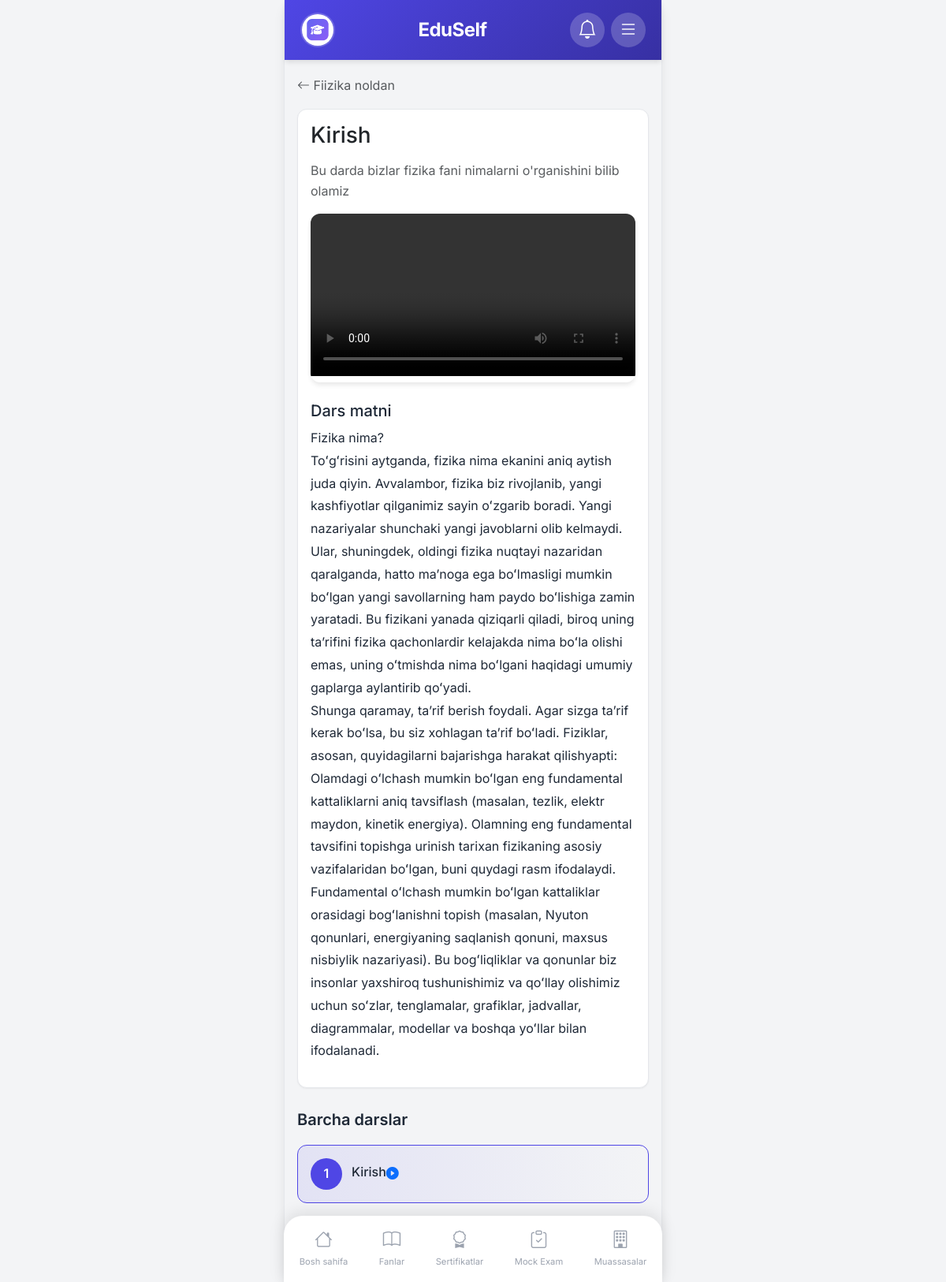
The page /courses/fiizika-noldan/lesson/1/ (signed in) on the database its author committed.
### accounts/models.py (models this page shows, shortened)
class User(AbstractUser):
    email = models.EmailField(unique=True)
    profile_image = models.ImageField(upload_to='profiles/', blank=True, null=True)
    bio = models.TextField(blank=True)
    created_at = models.DateTimeField(auto_now_add=True)
    updated_at = models.DateTimeField(auto_now=True)

### core/models.py (models this page shows, shortened)
class Course(models.Model):
    category = models.ForeignKey(CourseCategory, on_delete=models.CASCADE, related_name='courses', verbose_name="Kategoriya")
    title = models.CharField(max_length=300, verbose_name="Kurs nomi")
    slug = models.SlugField(max_length=300, unique=True, verbose_name="Slug")
    description = models.TextField(verbose_name="Tavsif")
    image = models.ImageField(upload_to='courses/', verbose_name="Kurs rasmi")
    instructor = models.CharField(max_length=200, verbose_name="O'qituvchi")
    duration = models.CharField(max_length=100, blank=True, verbose_name="Davomiyligi")
    level = models.CharField(max_length=50, choices=[
        ('beginner', 'Boshlang\'ich'),
        ('intermediate', 'O\'rta'),
        ('advanced', 'Yuqori')
    ], default='beginner', verbose_name="Daraja")
    price = models.DecimalField(max_digits=10, decimal_places=2, default=0, verbose_name="Narxi")
    is_free = models.BooleanField(default=False, verbose_name="Bepul")
    is_featured = models.BooleanField(default=False, verbose_name="Mashhur")
    is_active = models.BooleanField(default=True, verbose_name="Faol")
    order = models.PositiveIntegerField(default=0, verbose_name="Tartib")
    created_at = models.DateTimeField(auto_now_add=True)
    updated_at = models.DateTimeField(auto_now=True)
    class Meta:
        ordering = ['order', '-created_at']
        verbose_name = "Kurs"
        verbose_name_plural = "Kurslar"

class Lesson(models.Model):
    course = models.ForeignKey(Course, on_delete=models.CASCADE, related_name='lessons', verbose_name="Kurs")
    title = models.CharField(max_length=300, verbose_name="Dars nomi")
    description = models.TextField(verbose_name="Tavsif")
    content = models.TextField(verbose_name="Matnli ma'lumot")
    video_url = models.URLField(blank=True, verbose_name="Video URL (YouTube, Vimeo)")
    video_file = models.FileField(upload_to='lessons/videos/', blank=True, null=True, verbose_name="Video fayl")
    duration = models.CharField(max_length=50, blank=True, verbose_name="Davomiyligi")
    order = models.PositiveIntegerField(default=0, verbose_name="Tartib")
    is_free = models.BooleanField(default=False, verbose_name="Bepul dars")
    is_active = models.BooleanField(default=True, verbose_name="Faol")
    created_at = models.DateTimeField(auto_now_add=True)
    class Meta:
        ordering = ['order', 'created_at']
        verbose_name = "Dars"
        verbose_name_plural = "Darslar"

### core/views.py (the view)
# urls.py: path('courses/<slug:course_slug>/lesson/<int:lesson_id>/', views.lesson_detail_view, name='lesson_detail'),
@login_required
def lesson_detail_view(request, course_slug, lesson_id):
    course = get_object_or_404(Course, slug=course_slug, is_active=True)
    lesson = get_object_or_404(Lesson, id=lesson_id, course=course, is_active=True)
    is_enrolled = CourseEnrollment.objects.filter(
        user=request.user,
        course=course
    ).exists()
    if not is_enrolled and not lesson.is_free and not course.is_free:
        messages.error(request, "Bu darsni ko'rish uchun kursga yozilishingiz kerak.")
        return redirect('core:course_detail', slug=course_slug)
    all_lessons = course.lessons.filter(is_active=True)
    context = {
        'course': course,
        'lesson': lesson,
        'all_lessons': all_lessons,
        'is_enrolled': is_enrolled,
    }
    return render(request, 'core/lesson_detail.html', context)

### core/context_processors.py (called while the page is built)
def site_settings(request):
    try:
        settings = SiteSettings.objects.first()
    except:
        settings = None
    return {'site_settings': settings}

def notifications(request):
    if request.user.is_authenticated:
        user_notifications = Notification.objects.filter(
            user=request.user,
            is_read=False
        )
        global_notifications = Notification.objects.filter(
            is_global=True,
            is_read=False
        )
        all_notifications = (user_notifications | global_notifications).distinct().order_by('-created_at')[:10]
        unread_count = all_notifications.count()
    else:
        all_notifications = []
        unread_count = 0
    return {
        'notifications': all_notifications,
        'unread_notifications_count': unread_count
    }

### templates/core/lesson_detail.html (shortened to what this page needs)
{% extends 'base.html' %}
{% block content %}
<a href="{% url 'core:course_detail' course.slug %}" class="text-decoration-none text-muted mb-3 d-inline-block">
    <i class="bi bi-arrow-left"></i> {{ course.title }}
</a>
<div class="card mb-4">
    <div class="card-body">
        <h3 class="card-title mb-3">{{ lesson.title }}</h3>
        <p class="text-muted">{{ lesson.description }}</p>
        {% if lesson.video_url or lesson.video_file %}
        <div class="video-container mb-4">
            {% if lesson.video_url %}
            <div class="ratio ratio-16x9">
                <iframe src="{{ lesson.get_embed_url }}" allowfullscreen allow="accelerometer; autoplay; clipboard-write; encrypted-media; gyroscope; picture-in-picture"></iframe>
            </div>
            {% elif lesson.video_file %}
            <video controls class="w-100">
                <source src="{{ lesson.video_file.url }}" type="video/mp4">
            </video>
            {% endif %}
        </div>
        {% endif %}
        <div class="lesson-content">
            <h5>Dars matni</h5>
            {{ lesson.content|linebreaks }}
        </div>
    </div>
</div>
<div class="section-title">Barcha darslar</div>
<div class="lessons-list">
    {% for l in all_lessons %}
    <a href="{% if is_enrolled or l.is_free or course.is_free %}{% url 'core:lesson_detail' course.slug l.id %}{% else %}#{% endif %}"
       class="lesson-list-item {% if l.id == lesson.id %}active{% endif %} {% if not is_enrolled and not l.is_free and not course.is_free %}disabled{% endif %}">
        <div class="d-flex align-items-center">
            <div class="lesson-number">{{ forloop.counter }}</div>
            <div class="flex-grow-1">
                <div class="lesson-list-title">{{ l.title }}</div>
            </div>
            {% if l.id == lesson.id %}
            <i class="bi bi-play-circle-fill text-primary"></i>
            {% elif not is_enrolled and not l.is_free and not course.is_free %}
            <i class="bi bi-lock text-muted"></i>
            {% else %}
            <i class="bi bi-play-circle text-muted"></i>
            {% endif %}
        </div>
    </a>
    {% endfor %}
</div>
{% endblock %}

### templates/base.html (shortened to what this page needs)
<!DOCTYPE html>
<html lang="uz">
<head>
    {% load static %}
    <link href="https://cdn.jsdelivr.net/npm/bootstrap@5.3.2/dist/css/bootstrap.min.css" rel="stylesheet">
    <link rel="stylesheet" href="https://cdn.jsdelivr.net/npm/bootstrap-icons@1.11.1/font/bootstrap-icons.css">
    <link rel="stylesheet" href="{% static 'css/style.css' %}">
</head>
<body>
    <div class="app-container">
        <header class="app-header">
            <div class="header-left">
                {% if user.is_authenticated %}
                <a href="{% url 'accounts:profile' %}" class="profile-btn">
                    {% if user.profile_image %}
                    <img src="{{ user.profile_image.url }}" alt="Profile" class="profile-img">
                    {% else %}
                    <i class="bi bi-person-circle"></i>
                    {% endif %}
                </a>
                {% else %}
                <a href="{% url 'accounts:login' %}" class="profile-btn">
                    <i class="bi bi-person-circle"></i>
                </a>
                {% endif %}
            </div>
            <div class="header-center">
                <a href="{% url 'core:home' %}" class="logo-text">EduSelf</a>
            </div>
            <div class="header-right">
                {% if user.is_authenticated %}
                <button class="notification-btn" type="button" data-bs-toggle="offcanvas" data-bs-target="#notificationMenu">
                    <i class="bi bi-bell"></i>
                </button>
                {% endif %}
                <button class="menu-btn" type="button" data-bs-toggle="offcanvas" data-bs-target="#sideMenu">
                    <i class="bi bi-list"></i>
                </button>
            </div>
        </header>
        <main class="app-content">
            {% block content %}{% endblock %}
        </main>
        <nav class="bottom-nav">
            <a href="{% url 'core:home' %}" class="nav-item {% if request.resolver_match.url_name == 'home' %}active{% endif %}">
                <i class="bi bi-house"></i>
                <span>Bosh sahifa</span>
            </a>
            <a href="{% url 'core:subjects' %}" class="nav-item {% if 'subjects' in request.path or 'topics' in request.path or 'tests' in request.path %}active{% endif %}">
                <i class="bi bi-book"></i>
                <span>Fanlar</span>
            </a>
            <a href="{% url 'core:certificates' %}" class="nav-item {% if 'certificates' in request.path or 'cert' in request.path %}active{% endif %}">
                <i class="bi bi-award"></i>
                <span>Sertifikatlar</span>
            </a>
            <a href="{% url 'core:mock_exams' %}" class="nav-item {% if 'mock' in request.path %}active{% endif %}">
                <i class="bi bi-clipboard-check"></i>
                <span>Mock Exam</span>
            </a>
            <a href="{% url 'core:institutions' %}" class="nav-item {% if 'institutions' in request.path %}active{% endif %}">
                <i class="bi bi-building"></i>
                <span>Muassasalar</span>
            </a>
        </nav>
    </div>
</body>
</html>

### static/css/style.css (style rules this page uses)
:root { --primary-color: #4F46E5; --primary-light: #818CF8; --primary-dark: #3730A3; --secondary-color: #10B981; --accent-color: #F59E0B; --danger-color: #EF4444; --background-color: #F3F4F6; --card-bg: #FFFFFF; --text-primary: #1F2937; --text-secondary: #6B7280; --text-muted: #9CA3AF; --border-color: #E5E7EB; --shadow-sm: 0 1px 2px 0 rgba(0, 0, 0, 0.05); --shadow-md: 0 4px 6px -1px rgba(0, 0, 0, 0.1); --shadow-lg: 0 10px 15px -3px rgba(0, 0, 0, 0.1); --radius-sm: 8px; --radius-md: 12px; --radius-lg: 16px; --radius-xl: 24px; }
* { margin: 0; padding: 0; box-sizing: border-box; }
body { font-family: 'Inter', -apple-system, BlinkMacSystemFont, sans-serif; background-color: var(--background-color); color: var(--text-primary); line-height: 1.6; -webkit-font-smoothing: antialiased; }
.app-container { max-width: 480px; margin: 0 auto; min-height: 100vh; background-color: var(--background-color); position: relative; padding-bottom: 80px; }
.app-header { position: sticky; top: 0; z-index: 100; background: linear-gradient(135deg, var(--primary-color) 0%, var(--primary-dark) 100%); padding: 16px 20px; display: flex; justify-content: space-between; align-items: center; box-shadow: var(--shadow-md); }
.header-left { width: 44px; }
.header-right { display: flex; gap: 8px; align-items: center; }
.profile-btn, .menu-btn, .notification-btn { width: 44px; height: 44px; border-radius: 50%; background: rgba(255, 255, 255, 0.2); border: none; display: flex; align-items: center; justify-content: center; color: white; font-size: 1.5rem; text-decoration: none; transition: all 0.3s ease; position: relative; }
.profile-img { width: 40px; height: 40px; border-radius: 50%; object-fit: cover; }
.logo-text { font-size: 1.5rem; font-weight: 700; color: white; text-decoration: none; letter-spacing: -0.5px; }
.app-content { padding: 20px 16px 20px 16px; min-height: calc(100vh - 140px); }
.bottom-nav { position: fixed; bottom: 0; left: 50%; transform: translateX(-50%); width: 100%; max-width: 480px; background: white; display: flex; justify-content: space-around; padding: 8px 0 12px; box-shadow: 0 -4px 20px rgba(0, 0, 0, 0.1); border-radius: 24px 24px 0 0; z-index: 100; }
.nav-item { display: flex; flex-direction: column; align-items: center; text-decoration: none; color: var(--text-muted); font-size: 0.7rem; padding: 4px 8px; transition: all 0.3s ease; }
.nav-item i { font-size: 1.4rem; margin-bottom: 2px; }
.section-title { font-size: 1.25rem; font-weight: 600; margin-bottom: 16px; color: var(--text-primary); }
.card { background: var(--card-bg); border-radius: var(--radius-md); box-shadow: var(--shadow-sm); border: 1px solid var(--border-color); margin-bottom: 16px; overflow: hidden; transition: all 0.3s ease; }
.card-body { padding: 16px; }
.video-container { border-radius: var(--radius-md); overflow: hidden; box-shadow: var(--shadow-md); }
.lesson-content { font-size: 1rem; line-height: 1.8; color: var(--text-primary); }
.lessons-list { display: flex; flex-direction: column; gap: 8px; }
.lesson-list-item { display: flex; align-items: center; padding: 16px; background: white; border-radius: var(--radius-md); text-decoration: none; color: inherit; border: 1px solid var(--border-color); transition: all 0.3s ease; }
.lesson-list-item.active { background: linear-gradient(90deg, rgba(79, 70, 229, 0.1), transparent); border-color: var(--primary-color); }
.lesson-number { width: 40px; height: 40px; border-radius: 50%; background: var(--background-color); display: flex; align-items: center; justify-content: center; font-weight: 600; color: var(--text-primary); margin-right: 12px; }
.lesson-list-item.active .lesson-number { background: var(--primary-color); color: white; }
.lesson-list-title { font-weight: 500; margin-bottom: 4px; }
@media (min-width: 481px) { .app-container { border-left: 1px solid var(--border-color); border-right: 1px solid var(--border-color); box-shadow: var(--shadow-lg); } }

### rows shown on the page
User: profile_image (picture)
Course: title "Fiizika noldan"
Lesson: title "Kirish", description "Bu darda bizlar fizika fani nimalarni o'rganishini bilib olamiz", content "Fizika nima? Toʻgʻrisini aytganda, fizika nima ekanini aniq aytish juda qiyin. Avvalambor, fizika biz rivojlanib, yangi kashfiyotlar qilganimiz sayin oʻzgarib boradi. Yangi nazariyalar shunchaki yangi javoblarni olib kelmaydi. Ular, shuningdek, oldingi fizika nuqtayi nazaridan qaralganda, hatto maʼnoga ega boʻlmasligi mumkin boʻlgan yangi savollarning ham paydo boʻlishiga zamin yaratadi. Bu fizikani yanada qiziqarli qiladi, biroq uning taʼrifini fizika qachonlardir kelajakda nima boʻla olishi emas, uning oʻtmishda nima boʻlgani haqidagi umumiy gaplarga aylantirib qoʻyadi. Shunga qaramay, taʼrif berish foydali. Agar sizga taʼrif kerak boʻlsa, bu siz xohlagan taʼrif boʻladi. Fiziklar, asosan,…"
